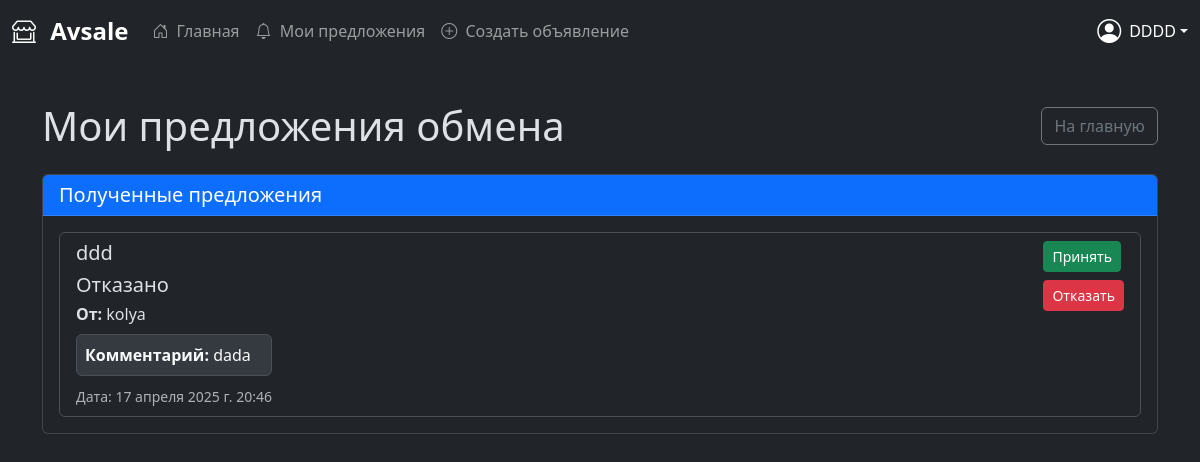
/my-offers/ (signed in), run on the app's committed database.
### accounts/models.py (models this page shows, shortened)
class Offer(models.Model):
    STATUS = [
        ('await', 'Ожидает'),
        ('accepted', 'Принято'),
        ('rejected', 'Отказано'),
    ]
    sender_user = models.ForeignKey(
        User, on_delete=models.CASCADE, related_name='sent_offers')
    ad_receiver = models.ForeignKey(
        Post, on_delete=models.CASCADE, related_name='received_offers')
    comment = models.TextField(verbose_name='Comment')
    status = models.CharField(max_length=10, choices=STATUS, default='pending')
    created_at = models.DateTimeField(auto_now_add=True)

class Post(models.Model):
    CATEGORIES = [
        ('electronics', 'Электроника'),
        ('clothing', 'Одежда'),
        ('furniture', 'Мебель'),
        ('other', 'Другое'),
    ]
    CONDITIONS = [
        ('new', 'Новый'),
        ('used', 'Б/У'),
    ]
    title = models.CharField(max_length=180, verbose_name='Заголовок')
    description = models.TextField(verbose_name='Описание товара')
    category = models.CharField(
        max_length=20, choices=CATEGORIES, verbose_name='Категория')
    condition = models.CharField(
        max_length=20, choices=CONDITIONS, verbose_name='Состояние товара')
    created_at = models.DateTimeField(auto_now_add=True)
    author = models.ForeignKey(
        User, on_delete=models.CASCADE, related_name='posts')

### accounts/views.py (the view)
# urls.py: path('my-offers/', views.user_offers, name='user_offers'),
@login_required
def user_offers(request):
    offers = Offer.objects.filter(ad_receiver__author=request.user)
    return render(request, 'accounts/user_offers.html', {'offers': offers})

### accounts/templates/accounts/user_offers.html (shortened to what this page needs)
{% extends 'accounts/base.html' %}
{% load static %}
{% block content %}
<div class="container mt-4">
    <div class="d-flex justify-content-between align-items-center mb-4">
        <h1 class="mb-0">Мои предложения обмена</h1>
        <a href="{% url 'auth_welcome' %}" class="btn btn-outline-secondary">
             На главную
        </a>
    </div>
    <div class="card mb-5">
        <div class="card-header bg-primary text-white">
            <h2 class="h5 mb-0">Полученные предложения</h2>
        </div>
        <div class="card-body">
            {% if offers %}
                <div class="list-group">
                    {% for offer in offers %}
                    <div class="list-group-item">
                        <div class="d-flex justify-content-between">
                            <div>
                                <h3 class="h5">{{ offer.ad_receiver.title }}</h3>
                                <p class="mb-1">
                                    <span class="h5">
                                        {{ offer.get_status_display }}
                                    </span>
                                </p>
                                <p class="mb-1"><strong>От:</strong> {{ offer.sender_user.username }}</p>
                                {% if offer.comment %}
                                <div class="alert alert-light p-2 mt-2 mb-2">
                                    <p class="mb-0"><strong>Комментарий:</strong> {{ offer.comment }}</p>
                                </div>
                                {% endif %}
                                <small class="text-muted">Дата: {{ offer.created_at }}</small>
                            </div>
                            <div class="d-flex flex-column">
                                <form action="{% url 'accept_offer' offer.id %}" method="POST" class="mb-2">
                                    <button type="submit" class="btn btn-success btn-sm">
                                         Принять
                                    </button>
                                </form>
                                <form action="{% url 'reject_offer' offer.id %}" method="POST">
                                    <button type="submit" class="btn btn-danger btn-sm">
                                         Отказать
                                    </button>
                                </form>
                            </div>
                        </div>
                    </div>
                    {% endfor %}
                </div>
            {% else %}
                <div class="alert alert-info">
                    <i class="fas fa-info-circle"></i> У вас пока нет предложений обмена
                </div>
            {% endif %}
        </div>
    </div>
</div>
{% endblock %}

### accounts/templates/accounts/base.html (shortened to what this page needs)
{% load static %}
<!DOCTYPE html>
<html lang="ru" data-bs-theme="dark">
<head>
    <link href="https://cdn.jsdelivr.net/npm/bootstrap@5.3.3/dist/css/bootstrap.min.css" rel="stylesheet">
    <link rel="stylesheet" href="https://cdn.jsdelivr.net/npm/bootstrap-icons@1.11.1/font/bootstrap-icons.css">
    <link rel="stylesheet" href="{% static 'style.css' %}">
</head>
<body>
    {% if user.is_authenticated %}
    <div class="app-container d-flex flex-column min-vh-100">
        <nav class="navbar navbar-expand-lg navbar-dark bg-dark">
            <div class="container-fluid">
                <a class="navbar-brand fs-4 fw-bold" href="#">
                    <i class="bi bi-shop-window me-2"></i>
                    Avsale
                </a>
                <div class="collapse navbar-collapse" id="navbarNav">
                    <ul class="navbar-nav me-auto">
                        <li class="nav-item">
                            <a href="{% url 'auth_welcome' %}" class="nav-link">
                                <i class="bi bi-house-door me-1"></i>
                                Главная
                            </a>
                        </li>
                        <li class="nav-item">
                            <a href="{% url 'user_offers' %}" class="nav-link">
                                <i class="bi bi-bell me-1"></i>
                                Мои предложения
                            </a>
                        </li>
                        <li class="nav-item">
                            <a href="{% url 'create_post' %}" class="nav-link">
                                <i class="bi bi-plus-circle me-1"></i>
                                Создать объявление
                            </a>
                        </li>
                    </ul>
                    <div class="d-flex align-items-center">
                        <div class="dropdown">
                            <a href="#" class="d-flex align-items-center text-white text-decoration-none dropdown-toggle"
                               id="dropdownUser" data-bs-toggle="dropdown">
                                <i class="bi bi-person-circle fs-4 me-2"></i>
                                <span class="d-none d-sm-inline">{{ user.username }}</span>
                            </a>
                        </div>
                    </div>
                </div>
            </div>
        </nav>
        {% endif %}
        <main class="flex-grow-1 p-3">
            {% block content %}
            {% endblock %}
        </main>
    </div>
</body>
</html>

### data on the page
Offer: ad_receiver "ddd", status "Отказано", sender_user.username "kolya", comment "dada", created_at "17 апреля 2025 г. 20:46"

### other printed values
{{ user.username }} "DDDD"
